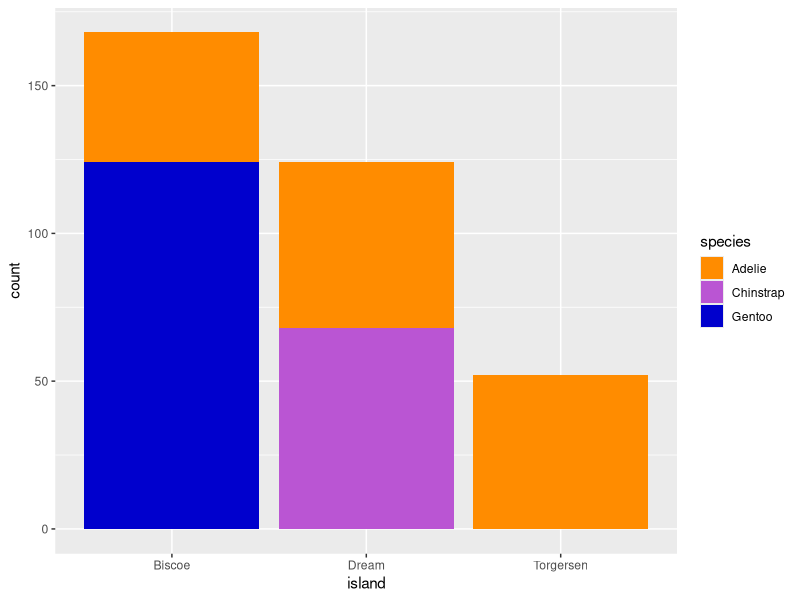
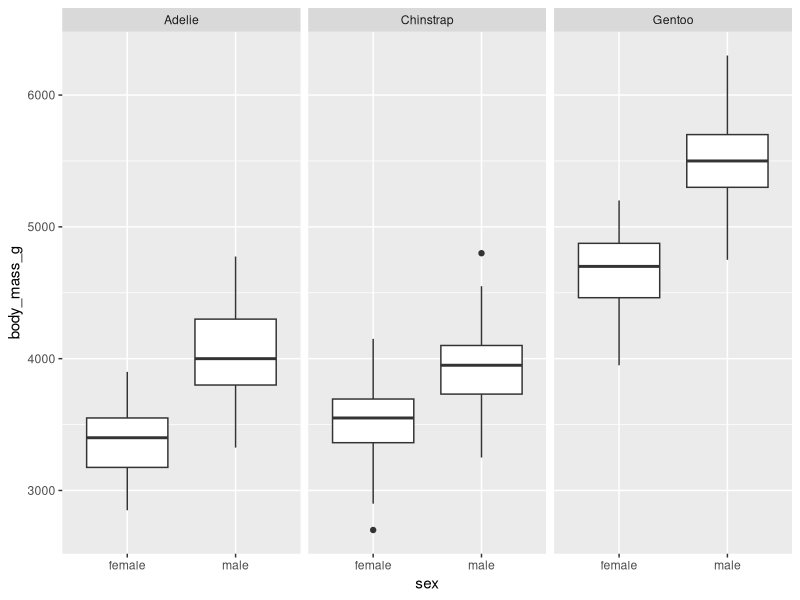

Write the R code that produced these figures, in order.
##Script de la práctica##

#Instalacion y carga de paquetes#
#install.packages("palmerpenguins")
library(palmerpenguins)
library(dplyr)
library(plyr)
library(ggplot2)

#Carga de los datos
data(package = "palmerpenguins", penguins)

##Ejercicio 1##

#Número de individuos totales, masculinos y femeninos por especie
penguins_sex <- penguins %>% 
  select(species, sex)%>% 
  dplyr::count(species)%>% 
  glimpse()

penguins_sex <- penguins %>% 
  select(species, sex)%>% 
  filter(sex=="male") %>% 
  dplyr::count(species)%>% 
  glimpse()

penguins_sex <- penguins %>% 
  select(species, sex)%>% 
  filter(sex=="female") %>% 
  dplyr::count(species)%>% 
  glimpse()

#La media, desviación estándar, valor mínimo y máximo de la longitud y profundidad del pico, 
#la longitud de la aleta y el tamaño

penguins_stats <- penguins %>%
  select(bill_length_mm, bill_depth_mm, flipper_length_mm, body_mass_g)%>% 
  summarise(mean_length = mean(bill_length_mm, na.rm = TRUE),
            sd_bill_length = sd(bill_length_mm, na.rm = TRUE),
            min_bill_length = min(bill_length_mm, na.rm = TRUE),
            max_bill_length = max(bill_length_mm, na.rm = TRUE),
            mean_bill_depth = mean(bill_depth_mm, na.rm = TRUE),
            sd_bill_depth = sd(bill_depth_mm, na.rm = TRUE),
            min_bill_depth = min(bill_depth_mm, na.rm = TRUE),
            max_bill_depth = max(bill_depth_mm, na.rm = TRUE),
            mean_flipper_length = mean(flipper_length_mm, na.rm = TRUE),
            sd_flipper_length = sd(flipper_length_mm, na.rm = TRUE),
            min_flipper_length = min(flipper_length_mm, na.rm = TRUE),
            max_flipper_length = max(flipper_length_mm, na.rm = TRUE),
            mean_body_mass = mean(body_mass_g, na.rm = TRUE),
            sd_body_mass = sd(body_mass_g, na.rm = TRUE),
            min_body_mass = min(body_mass_g, na.rm = TRUE),
            max_body_mass = max(body_mass_g, na.rm = TRUE)) %>%
  glimpse()

##Ejercicio 2##

#Un gráfico de barras que represente el número de individuos muestreados de cada especie en cada isla,
#representando las especies en diferentes colores (chinstrap – morado, gentoo – azul, adelie – naranja)

graf_stats <- penguins %>% 
  select(species, island) 

ggplot(data=graf_stats) +
  geom_bar(aes(x=island, fill=species)) +
  scale_fill_manual(values=c("darkorange", "mediumorchid", "mediumblue"))

summary(graf_stats)
#Contesta a las siguientes preguntas: ¿qué especie se ha muestreado en las tres islas? 

print("La especie Adelie se ha muestreado en las tres islas")

#¿cuántos individuos se han muestreado de la isla Dream?

print("En la isla de dream se han muestreado 124 individuos")

##Ejercicio 3##

#Un gráfico multipanel de cajas y bigotes del tamaño de los pingüinos según su sexo, 
#donde aparezca un panel para cada especie. 

penguins_na_rm <- penguins[complete.cases(penguins), ]

ggplot(data = penguins_na_rm) + 
  geom_boxplot(aes(x = sex, y = body_mass_g), na.rm = TRUE) +
  facet_grid(cols = vars(species))

#Contesta a las siguientes preguntas: ¿qué especie tiene mayor tamaño? 

print("La especie Gentoo tiene un mayor tamaño")

#¿en qué especie las hembras y los machos tienen un tamaño más similar?

print("La especie Chinstrap tiene un tamaño mas similar entre machos y hembras")
